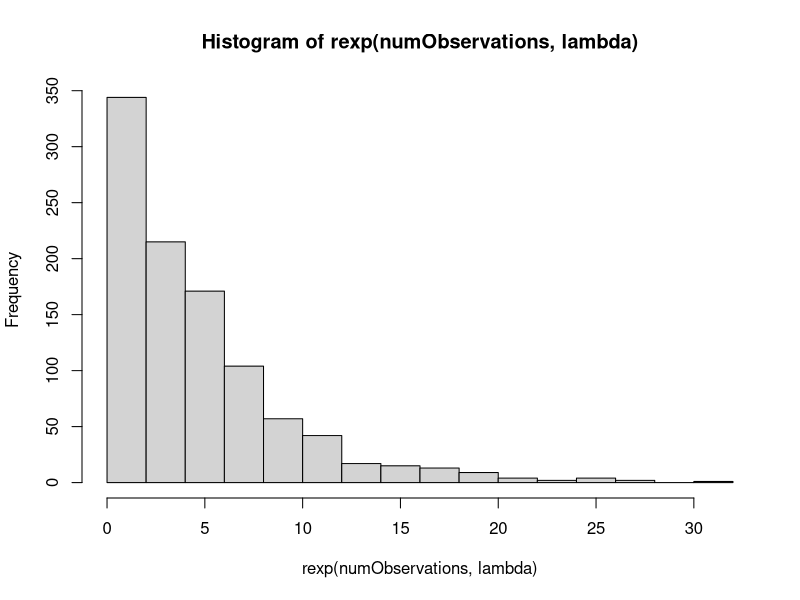
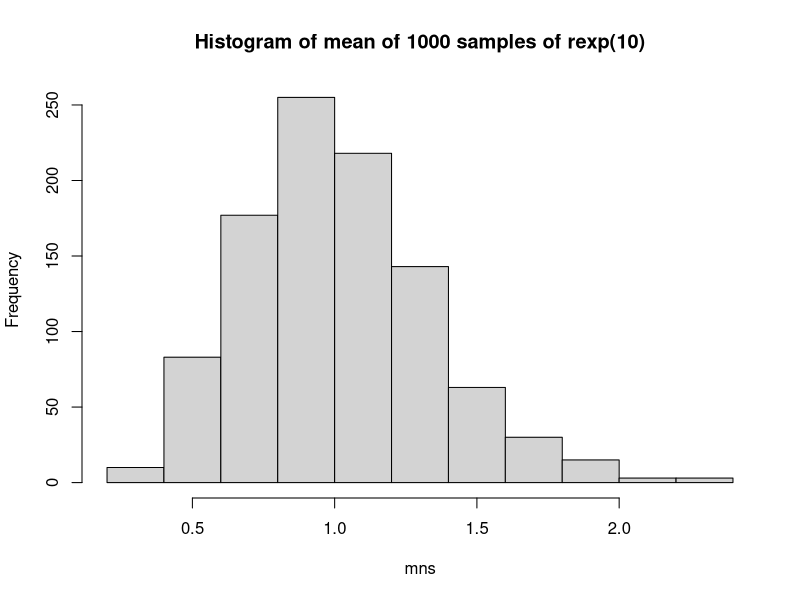
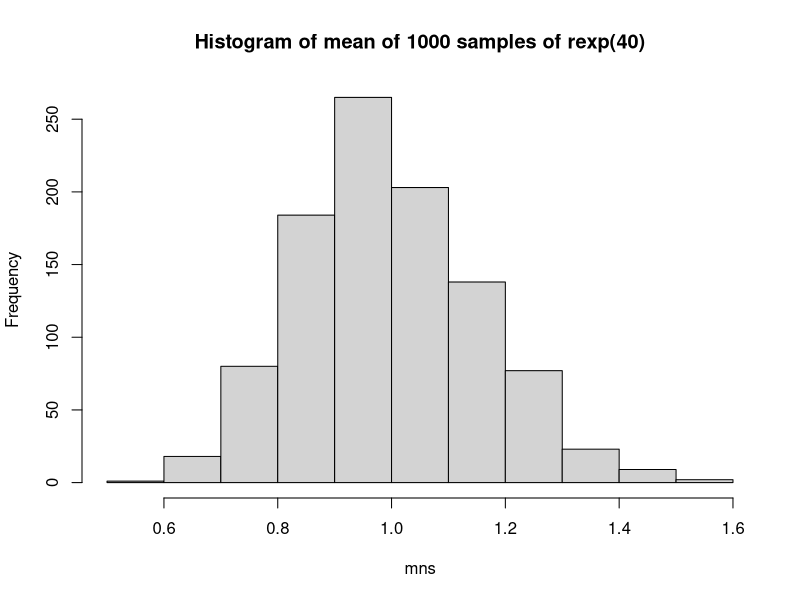
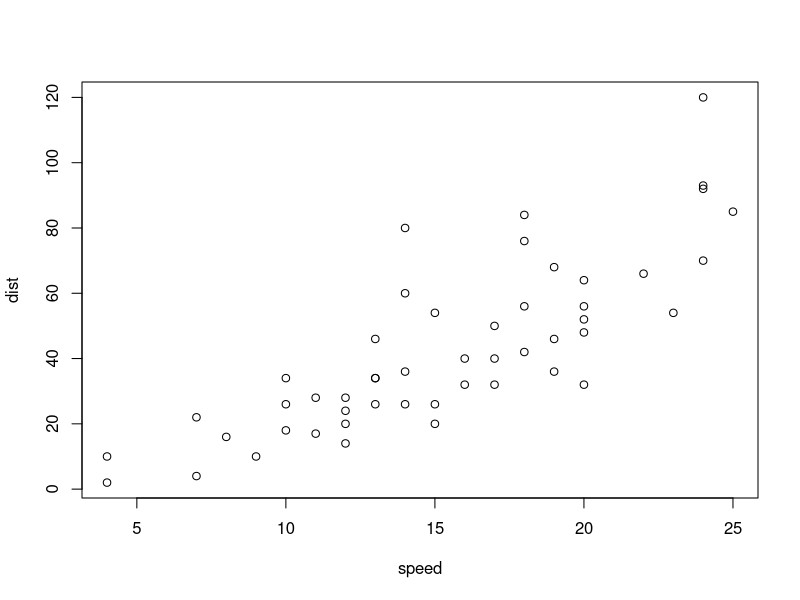

These figures' R source, in order:
## ---- chunk 1
lambda <- 0.2
numObservations <- 1000
hist(rexp(numObservations,lambda))
## ---- chunk 2
mns = NULL
for (i in 1 : 1000) mns = c(mns, mean(rexp(10)))
hist(mns, main="Histogram of mean of 1000 samples of rexp(10)")
## ---- chunk 3
mns = NULL
for (i in 1 : 1000) mns = c(mns, mean(rexp(40)))
hist(mns, main="Histogram of mean of 1000 samples of rexp(40)")
## ---- chunk 4
summary(cars)
## ---- chunk 5
plot(cars)
